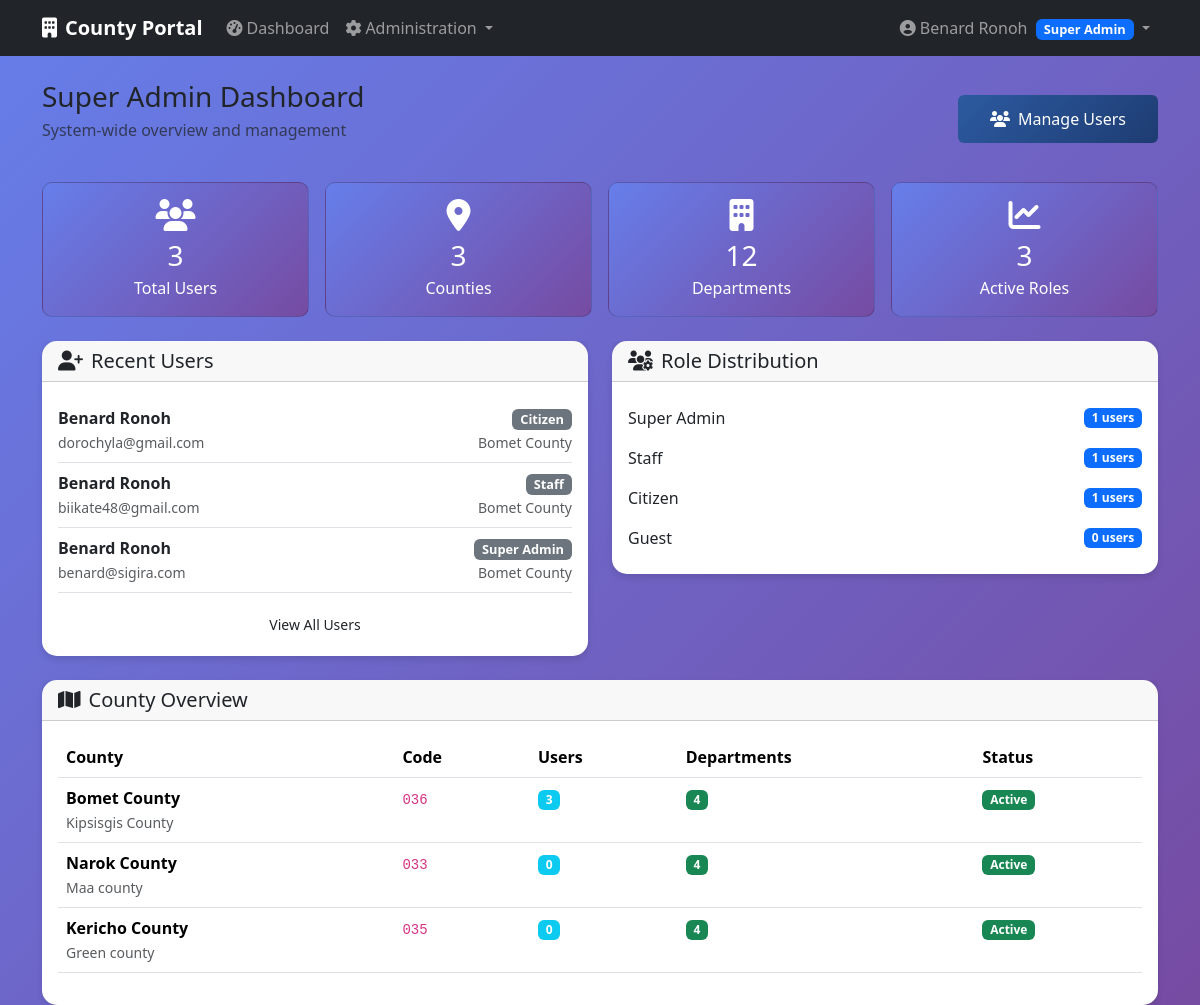
Screenshot of /admin-dashboard (signed in) with the database file from the repository.
### app/models/user.py (models this page shows, shortened)
class User(db.Model, UserMixin):
    __tablename__ = 'users'
    id = db.Column(db.Integer, primary_key=True)
    email = db.Column(db.String(255), unique=True, nullable=False)
    password = db.Column(db.String(128), nullable=False)
    first_name = db.Column(db.String(100))
    last_name = db.Column(db.String(100))
    phone = db.Column(db.String(20))
    active = db.Column(db.Boolean(), default=True)
    confirmed_at = db.Column(db.DateTime())
    created_at = db.Column(db.DateTime(), default=db.func.current_timestamp())
    fs_uniquifier = db.Column(db.String(64), unique=True, nullable=False, default=lambda: str(uuid.uuid4()))
    county_id = db.Column(db.Integer, db.ForeignKey('counties.id'))
    department_id = db.Column(db.Integer, db.ForeignKey('departments.id'))
    last_login_at = db.Column(db.DateTime())
    current_login_at = db.Column(db.DateTime())
    last_login_ip = db.Column(db.String(45))
    current_login_ip = db.Column(db.String(45))
    login_count = db.Column(db.Integer, default=0)
    roles = db.relationship('Role', secondary=roles_users, backref=db.backref('users', lazy='dynamic'))
    def full_name(self):
        if self.first_name and self.last_name:
            return f"{self.first_name} {self.last_name}"
        return self.email.split('@')[0] #Fallback if the user dont provide first_name or last_name or both
    def has_role(self, role_name):
        return any(role.name == role_name for role in self.roles)

class Role(db.Model, RoleMixin):
    __tablename__ = 'roles'
    id = db.Column(db.Integer, primary_key=True)
    name = db.Column(db.String(80), unique=True, nullable=False)
    description = db.Column(db.String(255), nullable=True)

### app/models/county.py (models this page shows, shortened)
class County(db.Model):
        __tablename__ = 'counties'
        id = db.Column(db.Integer, primary_key=True)
        name = db.Column(db.String(100), unique=True, nullable=False)
        code = db.Column(db.String(10), unique=True, nullable=False)
        description = db.Column(db.Text)
        active = db.Column(db.Boolean, default=True)
        created_at = db.Column(db.DateTime, default=datetime.utcnow)
        users = db.relationship('User', backref='county', lazy='dynamic')
        departments = db.relationship('Department', backref='county',lazy='dynamic')

### app/main/views.py (the view)
@main_bp.route('/admin-dashboard')
@login_required
@roles_required(UserRoles.SUPER_ADMIN)
def admin_dashboard():
    total_users = User.query.count()
    total_counties = County.query.count()
    total_departments = Department.query.count()
    recent_users = User.query.order_by(User.created_at.desc()).limit(5).all()
    role_stats = {}
    for role in Role.query.all():
        role_stats[role.name] = len(role.users.all())
    county_stats = []
    for county in County.query.all():
        county_stats.append({
            'county': county,
            'user_count': county.users.count(),
            'department_count': county.departments.count()
        })
    return render_template('main/admin_dashboard.html',
                            total_users=total_users,
                            total_counties=total_counties,
                            total_departments=total_departments,
                            recent_users=recent_users,
                            role_stats=role_stats,
                            county_stats=county_stats)

### app/templates/main/admin_dashboard.html (shortened to what this page needs)
{% extends "base.html" %}
    {% block content %}
    <div class="row">
        <div class="col-12">
            <div class="d-flex justify-content-between align-items-center mb-4">
                <div>
                    <h1 class="h3 mb-1">Super Admin Dashboard</h1>
                    <p class="text-muted">System-wide overview and management</p>
                </div>
                <div>
                    <a href="{{ url_for('auth_bp.users') }}" class="btn btn-primary">
                        <i class="fas fa-users me-2"></i>Manage Users
                    </a>
                </div>
            </div>
        </div>
    </div>
    <div class="row g-3 mb-4">
        <div class="col-md-3">
            <div class="card stat-card">
                <div class="card-body text-center">
                    <i class="fas fa-users fa-2x mb-2"></i>
                    <h3 class="mb-1">{{ total_users }}</h3>
                    <p class="mb-0">Total Users</p>
                </div>
            </div>
        </div>
        <div class="col-md-3">
            <div class="card stat-card">
                <div class="card-body text-center">
                    <i class="fas fa-map-marker-alt fa-2x mb-2"></i>
                    <h3 class="mb-1">{{ total_counties }}</h3>
                    <p class="mb-0">Counties</p>
                </div>
            </div>
        </div>
        <div class="col-md-3">
            <div class="card stat-card">
                <div class="card-body text-center">
                    <i class="fas fa-building fa-2x mb-2"></i>
                    <h3 class="mb-1">{{ total_departments }}</h3>
                    <p class="mb-0">Departments</p>
                </div>
            </div>
        </div>
        <div class="col-md-3">
            <div class="card stat-card">
                <div class="card-body text-center">
                    <i class="fas fa-chart-line fa-2x mb-2"></i>
                    <h3 class="mb-1">{{ role_stats.values() | sum }}</h3>
                    <p class="mb-0">Active Roles</p>
                </div>
            </div>
        </div>
    </div>
    <div class="row">
        <div class="col-md-6">
            <div class="card dashboard-card">
                <div class="card-header">
                    <h5 class="card-title mb-0">
                        <i class="fas fa-user-plus me-2"></i>Recent Users
                    </h5>
                </div>
                <div class="card-body">
                    {% for user in recent_users %}
                    <div class="d-flex justify-content-between align-items-center py-2 border-bottom">
                        <div>
                            <strong>{{ user.full_name() }}</strong><br>
                            <small class="text-muted">{{ user.email }}</small>
                        </div>
                        <div class="text-end">
                            {% for role in user.roles %}
                            <span class="badge bg-secondary role-badge">{{ role.
  name.replace('_', ' ').title() }}</span>
                            {% endfor %}
                            {% if user.county %}
                            <br><small class="text-muted">{{ user.county.name
  }}</small>
                            {% endif %}
                        </div>
                    </div>
                    {% endfor %}
                    <div class="text-center mt-3">
                        <a href="{{ url_for('auth_bp.users') }}" class="btn btn-
  outline-primary btn-sm">
                            View All Users
                        </a>
                    </div>
                </div>
            </div>
        </div>
        <div class="col-md-6">
            <div class="card dashboard-card">
                <div class="card-header">
                    <h5 class="card-title mb-0">
                        <i class="fas fa-users-cog me-2"></i>Role Distribution
                    </h5>
                </div>
                <div class="card-body">
                    {% for role_name, count in role_stats.items() %}
                    <div class="d-flex justify-content-between align-items-center
  py-2">
                        <span>{{ role_name.replace('_', ' ').title() }}</span>
                        <span class="badge bg-primary">{{ count }} users</span>
                    </div>
                    {% endfor %}
                </div>
            </div>
        </div>
    </div>
    <div class="row mt-4">
        <div class="col-12">
            <div class="card dashboard-card">
                <div class="card-header">
                    <h5 class="card-title mb-0">
                        <i class="fas fa-map me-2"></i>County Overview
                    </h5>
                </div>
                <div class="card-body">
                    <div class="table-responsive">
                        <table class="table table-hover">
                            <thead>
                                <tr>
                                    <th>County</th>
                                    <th>Code</th>
                                    <th>Users</th>
                                    <th>Departments</th>
                                    <th>Status</th>
                                </tr>
                            </thead>
                            <tbody>
                                {% for stat in county_stats %}
                                <tr>
                                    <td>
                                        <strong>{{ stat.county.name }}</strong>
                                        {% if stat.county.description %}
                                        <br><small class="text-muted">{{ stat.
  county.description }}</small>
                                        {% endif %}
                                    </td>
                                    <td><code>{{ stat.county.code }}</code></td>
                                    <td><span class="badge bg-info">{{ stat.
  user_count }}</span></td>
                                    <td><span class="badge bg-success">{{ stat.
  department_count }}</span></td>
                                    <td>
                                        <span class="badge bg-{{ 'success' if stat.
  county.active else 'danger' }}">
                                            {{ 'Active' if stat.county.active else
  'Inactive' }}
                                        </span>
                                    </td>
                                </tr>
                                {% endfor %}
                            </tbody>
                        </table>
                    </div>
                </div>
            </div>
        </div>
    </div>
    {% endblock %}

### app/templates/base.html (shortened to what this page needs)
<!DOCTYPE html>
    <html lang="en">
    <head>
        <link href="https://cdn.jsdelivr.net/npm/bootstrap@5.3.2/dist/css/bootstrap.min.css" rel="stylesheet">
        <link href="https://cdnjs.cloudflare.com/ajax/libs/font-awesome/6.4.0/css/all.min.css" rel="stylesheet">
    </head>
    <body>
        <nav class="navbar navbar-expand-lg navbar-dark bg-dark">
            <div class="container">
                <a class="navbar-brand" href="{{ url_for('main_bp.index') }}">
                    <i class="fas fa-building me-2"></i>County Portal
                </a>
                {% if current_user.is_authenticated %}
                <div class="collapse navbar-collapse" id="navbarNav">
                    <ul class="navbar-nav me-auto">
                        <li class="nav-item">
                            <a class="nav-link" href="{{ url_for('main_bp.dashboard') }}">
                                <i class="fas fa-tachometer-alt me-1"></i>Dashboard
                            </a>
                        </li>
                        {% if current_user.has_role('super_admin') %}
                        <li class="nav-item dropdown">
                            <a class="nav-link dropdown-toggle" href="#" id="adminDropdown" role="button" data-bs-toggle="dropdown">
                                <i class="fas fa-cog me-1"></i>Administration
                            </a>
                        </li>
                        {% endif %}
                    </ul>
                    <ul class="navbar-nav">
                        <li class="nav-item dropdown">
                            <a class="nav-link dropdown-toggle" href="#" id="userDropdown" role="button" data-bs-toggle="dropdown">
                                <i class="fas fa-user-circle me-1"></i>{{ current_user.full_name() }}
                                {% for role in current_user.roles %}
                                <span class="badge bg-primary role-badge ms-1">{{ role.name.replace('_', ' ').title() }}</span>
                                {% endfor %}
                            </a>
                        </li>
                    </ul>
                </div>
                {% else %}
                <div class="d-flex">
                    <a href="{{ url_for('security.login') }}" class="btn btn-outline-light me-2">Login</a>
                    <a href="{{ url_for('security.register') }}" class="btn btn-primary">Register</a>
                </div>
                {% endif %}
            </div>
        </nav>
        <main class="container mt-4">
            {% block content %}{% endblock %}
        </main>
    </body>
    </html>

### app/templates/base.html (style rules this page uses)
:root { --primary-color: #2c5aa0; --secondary-color: #f8f9fa; --success-color: #28a745; --danger-color: #dc3545; --warning-color: #ffc107; }
body { background: linear-gradient(135deg, #667eea 0%, #764ba2 100%); min-height: 100vh; font-family: 'Segoe UI', Tahoma, Geneva, Verdana, sans-serif; }
.navbar-brand { font-weight: bold; }
.dashboard-card { border: none; border-radius: 15px; box-shadow: 0 4px 6px rgba(0, 0, 0, 0.1); transition: transform 0.2s; }
.stat-card { background: linear-gradient(135deg, #667eea 0%, #764ba2 100%); color: white; border-radius: 10px; }
.role-badge { font-size: 0.8em; padding: 0.25rem 0.5rem; }
.btn-primary { background: linear-gradient(135deg, var(--primary-color) 0%, #1e3c72 100%); border: none; padding: 0.75rem 2rem; font-weight: 500; transition: transform 0.2s ease; }

### rows the page displays
User: full_name "Benard Ronoh", email "benard@sigira.com", county.name "Bomet County"
Role: name.replace "Super Admin", name "Super Admin", replace "Super Admin", id "1"
User: full_name "Benard Ronoh", email "dorochyla@gmail.com", county.name "Bomet County"
Role: name "Citizen", replace "Citizen", count "1"
User: full_name "Benard Ronoh", email "biikate48@gmail.com", county.name "Bomet County"
Role: name "Staff", replace "Staff", count "1"
Role: replace "Guest", count "0"
County: county.name "Bomet County", description "Kipsisgis County", county.code "036", active "Active"
County: county.name "Narok County", description "Maa county", county.code "033", active "Active"
County: county.name "Kericho County", description "Green county", county.code "035", active "Active"

### other values shown
{{ total_users }} "3"
{{ total_counties }} "3"
{{ total_departments }} "12"
{{ role_stats.values() | sum }} "3"
{{ stat.      
  user_count }} "3" "0" "0"
{{ stat.   
  department_count }} "4" "4" "4"
